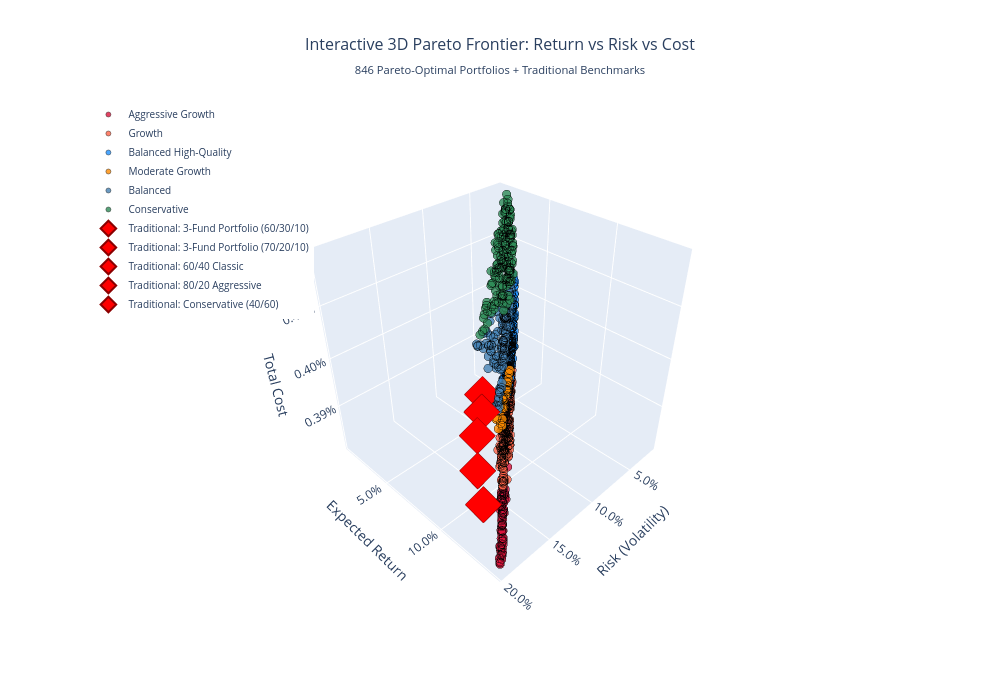

The code cell stored with this chart in its notebook:
### Markdown cell above
## 2. Interactive 3D Pareto Frontier Visualization

Let's create comprehensive 3D visualizations to explore the trade-offs between return, risk, and cost across all 846 Pareto-optimal portfolios.

### Code cell
# Create comprehensive 3D Pareto frontier visualizations
print("🎨 Creating interactive 3D Pareto frontier visualization...")

# First, let's examine the data structure
print("\\n🔍 Data Structure Inspection:")
print(f"Pareto results columns: {list(pareto_results_df.columns)}")
print(f"Bogleheads comparison columns: {list(bogleheads_comparison_df.columns)}")

# Prepare data for visualization
pareto_viz_data = pareto_results_df.copy()

# Add portfolio categories based on characteristics
def categorize_portfolio(row):
    """Categorize portfolios based on risk-return characteristics."""
    risk = row['risk']
    ret = row['return']
    sharpe = row['sharpe_ratio']
    
    if risk < 0.05:  # Very low risk
        return "Conservative"
    elif risk < 0.10:  # Moderate risk
        if sharpe > 0.5:
            return "Balanced High-Quality"
        else:
            return "Balanced"
    elif risk < 0.15:  # Higher risk
        if ret > 0.08:
            return "Growth"
        else:
            return "Moderate Growth"
    else:  # High risk
        return "Aggressive Growth"

pareto_viz_data['Category'] = pareto_viz_data.apply(categorize_portfolio, axis=1)

# Color mapping for categories
color_map = {
    'Conservative': '#2E8B57',           # Sea Green
    'Balanced': '#4682B4',               # Steel Blue  
    'Balanced High-Quality': '#1E90FF',  # Dodger Blue
    'Moderate Growth': '#FF8C00',        # Dark Orange
    'Growth': '#FF6347',                 # Tomato
    'Aggressive Growth': '#DC143C'        # Crimson
}

# Create interactive 3D plot with Plotly
fig = go.Figure()

# Add Pareto frontier points
for category in pareto_viz_data['Category'].unique():
    category_data = pareto_viz_data[pareto_viz_data['Category'] == category]
    
    fig.add_trace(go.Scatter3d(
        x=category_data['risk'],
        y=category_data['return'],
        z=category_data['cost'],
        mode='markers',
        marker=dict(
            size=5,
            color=color_map.get(category, '#000000'),
            opacity=0.8,
            line=dict(color='black', width=0.5)
        ),
        name=category,
        text=[f"Portfolio {idx}<br>"
              f"Return: {ret:.2%}<br>"
              f"Risk: {risk:.2%}<br>"
              f"Cost: {cost:.3%}<br>"
              f"Sharpe: {sharpe:.3f}"
              for idx, ret, risk, cost, sharpe in zip(
                  category_data.index,
                  category_data['return'],
                  category_data['risk'], 
                  category_data['cost'],
                  category_data['sharpe_ratio']
              )],
        hovertemplate='%{text}<extra></extra>'
    ))

# Add traditional benchmark portfolios for comparison
# Check available columns and use appropriate column name
benchmark_name_col = None
for col in ['portfolio_name', 'name', 'Portfolio', 'portfolio']:
    if col in bogleheads_comparison_df.columns:
        benchmark_name_col = col
        break

if benchmark_name_col is None:
    # Use index as name if no name column found
    benchmark_name_col = 'index'
    bogleheads_comparison_df['index'] = bogleheads_comparison_df.index

benchmark_points = []
for idx, row in bogleheads_comparison_df.iterrows():
    benchmark_points.append({
        'name': row[benchmark_name_col] if benchmark_name_col != 'index' else str(idx),
        'risk': row['risk'],
        'return': row['return'], 
        'cost': row['cost'],
        'sharpe': row['sharpe_ratio']
    })

# Plot benchmark portfolios as larger, distinct markers
for benchmark in benchmark_points:
    fig.add_trace(go.Scatter3d(
        x=[benchmark['risk']],
        y=[benchmark['return']],
        z=[benchmark['cost']],
        mode='markers',
        marker=dict(
            size=12,
            color='red',
            symbol='diamond',
            opacity=1.0,
            line=dict(color='darkred', width=2)
        ),
        name=f"Traditional: {benchmark['name']}",
        text=f"Traditional Portfolio: {benchmark['name']}<br>"
             f"Return: {benchmark['return']:.2%}<br>"
             f"Risk: {benchmark['risk']:.2%}<br>"
             f"Cost: {benchmark['cost']:.3%}<br>"
             f"Sharpe: {benchmark['sharpe']:.3f}",
        hovertemplate='%{text}<extra></extra>',
        showlegend=True
    ))

# Update layout for better visualization
fig.update_layout(
    title={
        'text': 'Interactive 3D Pareto Frontier: Return vs Risk vs Cost<br><sub>846 Pareto-Optimal Portfolios + Traditional Benchmarks</sub>',
        'x': 0.5,
        'xanchor': 'center',
        'font': {'size': 16}
    },
    scene=dict(
        xaxis_title='Risk (Volatility)',
        yaxis_title='Expected Return',
        zaxis_title='Total Cost',
        camera=dict(
            eye=dict(x=1.5, y=1.5, z=1.5)
        ),
        xaxis=dict(
            tickformat='.1%',
            title_font=dict(size=14)
        ),
        yaxis=dict(
            tickformat='.1%',
            title_font=dict(size=14)
        ),
        zaxis=dict(
            tickformat='.2%',
            title_font=dict(size=14)
        )
    ),
    width=1000,
    height=700,
    legend=dict(
        orientation="v",
        yanchor="top",
        y=1,
        xanchor="left",
        x=0.01,
        font=dict(size=10)
    )
)

# Display the interactive plot
fig.show()

# Print summary statistics by category
print(f"\\n📊 PARETO FRONTIER ANALYSIS BY CATEGORY:")
print("-" * 60)

category_stats = pareto_viz_data.groupby('Category').agg({
    'return': ['count', 'mean', 'min', 'max'],
    'risk': ['mean', 'min', 'max'],
    'cost': ['mean', 'min', 'max'],
    'sharpe_ratio': ['mean', 'min', 'max']
}).round(4)

for category in pareto_viz_data['Category'].unique():
    cat_data = pareto_viz_data[pareto_viz_data['Category'] == category]
    count = len(cat_data)
    avg_return = cat_data['return'].mean()
    avg_risk = cat_data['risk'].mean()
    avg_cost = cat_data['cost'].mean()
    avg_sharpe = cat_data['sharpe_ratio'].mean()
    
    print(f"{category}:")
    print(f"  Count: {count} portfolios")
    print(f"  Avg Return: {avg_return:.2%}")
    print(f"  Avg Risk: {avg_risk:.2%}")
    print(f"  Avg Cost: {avg_cost:.3%}")
    print(f"  Avg Sharpe: {avg_sharpe:.3f}")
    print()

print(f"🎯 Key Insights:")
print(f"  📈 Total Pareto portfolios: {len(pareto_viz_data)}")
print(f"  🎨 Portfolio categories: {len(pareto_viz_data['Category'].unique())}")
print(f"  🏆 Best Sharpe ratio: {pareto_viz_data['sharpe_ratio'].max():.3f}")
print(f"  📊 Return range: {pareto_viz_data['return'].min():.2%} - {pareto_viz_data['return'].max():.2%}")
print(f"  ⚖️  Risk range: {pareto_viz_data['risk'].min():.2%} - {pareto_viz_data['risk'].max():.2%}")
print(f"  💰 Cost range: {pareto_viz_data['cost'].min():.3%} - {pareto_viz_data['cost'].max():.3%}")

print(f"\\n✅ Interactive 3D Pareto frontier visualization completed!")

### Figure 1 — Plotly figure (JSON) as saved in the notebook; plotly's stock layout.template omitted (floating-point values rounded to 4 significant figures; data arrays with more than 128 entries replaced by an {"elided": "..."} marker saying what was removed)
{"data": [{"hovertemplate": "%{text}<extra></extra>", "marker": {"color": "#DC143C", "line": {"color": "black", "width": 0.5}, "opacity": 0.8, "size": 5}, "mode": "markers", "name": "Aggressive Growth", "text": ["Portfolio 0<br>Return: 14.28%<br>Risk: 19.54%<br>Cost: 0.382%<br>Sharpe: 0.628", "Portfolio 1<br>Return: 14.27%<br>Risk: 19.54%<br>Cost: 0.382%<br>Sharpe: 0.628", "Portfolio 2<br>Return: 14.23%<br>Risk: 19.47%<br>Cost: 0.382%<br>Sharpe: 0.628", "Portfolio 3<br>Return: 14.20%<br>Risk: 19.45%<br>Cost: 0.382%<br>Sharpe: 0.627", "Portfolio 4<br>Return: 14.15%<br>Risk: 19.44%<br>Cost: 0.383%<br>Sharpe: 0.625", "Portfolio 5<br>Return: 14.06%<br>Risk: 19.08%<br>Cost: 0.382%<br>Sharpe: 0.632", "Portfolio 6<br>Return: 13.95%<br>Risk: 19.01%<br>Cost: 0.382%<br>Sharpe: 0.628", "Portfolio 7<br>Return: 13.94%<br>Risk: 18.86%<br>Cost: 0.382%<br>Sharpe: 0.633", "Portfolio 8<br>Return: 13.94%<br>Risk: 18.89%<br>Cost: 0.382%<br>Sharpe: 0.632", "Portfolio 9<br>Return: 13.92%<br>Risk: 18.86%<br>Cost: 0.382%<br>Sharpe: 0.632", "Portfolio 10<br>Return: 13.86%<br>Risk: 18.76%<br>Cost: 0.383%<br>Sharpe: 0.632", "Portfolio 11<br>Return: 13.77%<br>Risk: 18.80%<br>Cost: 0.382%<br>Sharpe: 0.626", "Portfolio 12<br>Return: 13.67%<br>Risk: 18.73%<br>Cost: 0.383%<br>Sharpe: 0.623", "Portfolio 13<br>Return: 13.66%<br>Risk: 18.65%<br>Cost: 0.382%<br>Sharpe: 0.625", "Portfolio 14<br>Return: 13.65%<br>Risk: 18.62%<br>Cost: 0.382%<br>Sharpe: 0.626", "Portfolio 15<br>Return: 13.53%<br>Risk: 18.37%<br>Cost: 0.382%<br>Sharpe: 0.627", "Portfolio 16<br>Return: 13.52%<br>Risk: 18.56%<br>Cost: 0.382%<br>Sharpe: 0.621", "Portfolio 17<br>Return: 13.52%<br>Risk: 18.20%<br>Cost: 0.383%<br>Sharpe: 0.633", "Portfolio 18<br>Return: 13.49%<br>Risk: 18.18%<br>Cost: 0.382%<br>Sharpe: 0.632", "Portfolio 19<br>Return: 13.31%<br>Risk: 18.13%<br>Cost: 0.383%<br>Sharpe: 0.624", "Portfolio 20<br>Return: 13.29%<br>Risk: 18.02%<br>Cost: 0.382%<br>Sharpe: 0.627", "Portfolio 21<br>Return: 13.27%<br>Risk: 17.87%<br>Cost: 0.382%<br>Sharpe: 0.631", "Portfolio 22<br>Return: 13.25%<br>Risk: 17.92%<br>Cost: 0.382%<br>Sharpe: 0.628", "Portfolio 23<br>Return: 13.06%<br>Risk: 17.82%<br>Cost: 0.383%<br>Sharpe: 0.621", "Portfolio 24<br>Return: 13.04%<br>Risk: 17.73%<br>Cost: 0.382%<br>Sharpe: 0.623", "Portfolio 25<br>Return: 12.98%<br>Risk: 17.63%<br>Cost: 0.383%<br>Sharpe: 0.623", "Portfolio 26<br>Return: 12.98%<br>Risk: 17.63%<br>Cost: 0.383%<br>Sharpe: 0.623", "Portfolio 27<br>Return: 12.97%<br>Risk: 17.53%<br>Cost: 0.385%<br>Sharpe: 0.626", "Portfolio 28<br>Return: 12.95%<br>Risk: 17.55%<br>Cost: 0.382%<br>Sharpe: 0.624", "Portfolio 29<br>Return: 12.92%<br>Risk: 17.41%<br>Cost: 0.386%<br>Sharpe: 0.627", "Portfolio 30<br>Return: 12.90%<br>Risk: 17.53%<br>Cost: 0.386%<br>Sharpe: 0.622", "Portfolio 31<br>Return: 12.90%<br>Risk: 17.44%<br>Cost: 0.386%<br>Sharpe: 0.625", "Portfolio 32<br>Return: 12.89%<br>Risk: 17.40%<br>Cost: 0.382%<br>Sharpe: 0.626", "Portfolio 33<br>Return: 12.79%<br>Risk: 17.33%<br>Cost: 0.383%<br>Sharpe: 0.622", "Portfolio 34<br>Return: 12.77%<br>Risk: 17.37%<br>Cost: 0.383%<br>Sharpe: 0.620", "Portfolio 35<br>Return: 12.74%<br>Risk: 17.28%<br>Cost: 0.385%<br>Sharpe: 0.622", "Portfolio 36<br>Return: 12.71%<br>Risk: 17.09%<br>Cost: 0.386%<br>Sharpe: 0.627", "Portfolio 37<br>Return: 12.66%<br>Risk: 17.16%<br>Cost: 0.382%<br>Sharpe: 0.621", "Portfolio 38<br>Return: 12.66%<br>Risk: 17.21%<br>Cost: 0.382%<br>Sharpe: 0.620", "Portfolio 39<br>Return: 12.63%<br>Risk: 17.02%<br>Cost: 0.386%<br>Sharpe: 0.625", "Portfolio 40<br>Return: 12.61%<br>Risk: 16.74%<br>Cost: 0.387%<br>Sharpe: 0.634", "Portfolio 41<br>Return: 12.60%<br>Risk: 17.13%<br>Cost: 0.383%<br>Sharpe: 0.619", "Portfolio 42<br>Return: 12.57%<br>Risk: 16.99%<br>Cost: 0.382%<br>Sharpe: 0.622", "Portfolio 43<br>Return: 12.52%<br>Risk: 16.94%<br>Cost: 0.385%<br>Sharpe: 0.621", "Portfolio 44<br>Return: 12.41%<br>Risk: 16.86%<br>Cost: 0.383%<br>Sharpe: 0.617", "Portfolio 45<br>Return: 12.38%<br>Risk: 16.53%<br>Cost: 0.388%<br>Sharpe: 0.628", "Portfolio 46<br>Return: 12.36%<br>Risk: 16.75%<br>Cost: 0.384%<br>Sharpe: 0.618", "Portfolio 47<br>Return: 12.36%<br>Risk: 16.75%<br>Cost: 0.384%<br>Sharpe: 0.618", "Portfolio 48<br>Return: 12.36%<br>Risk: 16.75%<br>Cost: 0.384%<br>Sharpe: 0.618", "Portfolio 49<br>Return: 12.28%<br>Risk: 16.73%<br>Cost: 0.387%<br>Sharpe: 0.615", "Portfolio 50<br>Return: 12.24%<br>Risk: 16.73%<br>Cost: 0.385%<br>Sharpe: 0.612", "Portfolio 51<br>Return: 12.24%<br>Risk: 16.69%<br>Cost: 0.387%<br>Sharpe: 0.613", "Portfolio 52<br>Return: 12.20%<br>Risk: 16.52%<br>Cost: 0.385%<br>Sharpe: 0.617", "Portfolio 53<br>Return: 12.18%<br>Risk: 16.46%<br>Cost: 0.388%<br>Sharpe: 0.618", "Portfolio 54<br>Return: 12.18%<br>Risk: 16.24%<br>Cost: 0.387%<br>Sharpe: 0.627", "Portfolio 55<br>Return: 12.14%<br>Risk: 16.24%<br>Cost: 0.382%<br>Sharpe: 0.624", "Portfolio 56<br>Return: 12.03%<br>Risk: 16.21%<br>Cost: 0.388%<br>Sharpe: 0.619", "Portfolio 57<br>Return: 11.99%<br>Risk: 15.95%<br>Cost: 0.387%<br>Sharpe: 0.626", "Portfolio 58<br>Return: 11.92%<br>Risk: 16.23%<br>Cost: 0.384%<br>Sharpe: 0.611", "Portfolio 59<br>Return: 11.90%<br>Risk: 16.18%<br>Cost: 0.385%<br>Sharpe: 0.612", "Portfolio 60<br>Return: 11.82%<br>Risk: 15.89%<br>Cost: 0.385%<br>Sharpe: 0.618", "Portfolio 61<br>Return: 11.78%<br>Risk: 16.12%<br>Cost: 0.384%<br>Sharpe: 0.607", "Portfolio 62<br>Return: 11.76%<br>Risk: 15.70%<br>Cost: 0.384%<br>Sharpe: 0.622", "Portfolio 63<br>Return: 11.67%<br>Risk: 16.15%<br>Cost: 0.383%<br>Sharpe: 0.599", "Portfolio 64<br>Return: 11.66%<br>Risk: 15.83%<br>Cost: 0.383%<br>Sharpe: 0.610", "Portfolio 65<br>Return: 11.65%<br>Risk: 15.80%<br>Cost: 0.383%<br>Sharpe: 0.611", "Portfolio 66<br>Return: 11.62%<br>Risk: 15.62%<br>Cost: 0.383%<br>Sharpe: 0.616", "Portfolio 67<br>Return: 11.58%<br>Risk: 15.89%<br>Cost: 0.381%<br>Sharpe: 0.603", "Portfolio 68<br>Return: 11.54%<br>Risk: 15.10%<br>Cost: 0.390%<br>Sharpe: 0.632", "Portfolio 69<br>Return: 11.53%<br>Risk: 15.51%<br>Cost: 0.384%<br>Sharpe: 0.614", "Portfolio 70<br>Return: 11.50%<br>Risk: 15.41%<br>Cost: 0.384%<br>Sharpe: 0.617", "Portfolio 71<br>Return: 11.40%<br>Risk: 15.51%<br>Cost: 0.383%<br>Sharpe: 0.606", "Portfolio 72<br>Return: 11.38%<br>Risk: 15.30%<br>Cost: 0.388%<br>Sharpe: 0.613", "Portfolio 74<br>Return: 11.32%<br>Risk: 15.44%<br>Cost: 0.384%<br>Sharpe: 0.604", "Portfolio 75<br>Return: 11.23%<br>Risk: 15.15%<br>Cost: 0.384%<br>Sharpe: 0.609", "Portfolio 78<br>Return: 11.14%<br>Risk: 15.26%<br>Cost: 0.382%<br>Sharpe: 0.599", "Portfolio 79<br>Return: 11.13%<br>Risk: 15.13%<br>Cost: 0.386%<br>Sharpe: 0.603", "Portfolio 80<br>Return: 11.12%<br>Risk: 15.04%<br>Cost: 0.384%<br>Sharpe: 0.606"], "type": "scatter3d", "x": [0.1954, 0.1954, 0.1947, 0.1945, 0.1944, 0.1908, 0.1901, 0.1886, 0.1889, 0.1886, 0.1876, 0.188, 0.1873, 0.1865, 0.1862, 0.1837, 0.1856, 0.182, 0.1818, 0.1813, 0.1802, 0.1787, 0.1792, 0.1782, 0.1773, 0.1763, 0.1763, 0.1753, 0.1755, 0.1741, 0.1753, 0.1744, 0.174, 0.1733, 0.1737, 0.1728, 0.1709, 0.1716, 0.1721, 0.1702, 0.1674, 0.1713, 0.1699, 0.1694, 0.1686, 0.1653, 0.1675, 0.1675, 0.1675, 0.1673, 0.1673, 0.1669, 0.1652, 0.1646, 0.1624, 0.1624, 0.1621, 0.1595, 0.1623, 0.1618, 0.1589, 0.1612, 0.157, 0.1615, 0.1583, 0.158, 0.1562, 0.1589, 0.151, 0.1551, 0.1541, 0.1551, 0.153, 0.1544, 0.1515, 0.1526, 0.1513, 0.1504], "y": [0.1428, 0.1427, 0.1423, 0.142, 0.1415, 0.1406, 0.1395, 0.1394, 0.1394, 0.1392, 0.1386, 0.1377, 0.1367, 0.1366, 0.1365, 0.1353, 0.1352, 0.1352, 0.1349, 0.1331, 0.1329, 0.1327, 0.1325, 0.1306, 0.1304, 0.1298, 0.1298, 0.1297, 0.1295, 0.1292, 0.129, 0.129, 0.1289, 0.1279, 0.1277, 0.1274, 0.1271, 0.1266, 0.1266, 0.1263, 0.1261, 0.126, 0.1257, 0.1252, 0.1241, 0.1238, 0.1236, 0.1236, 0.1236, 0.1228, 0.1224, 0.1224, 0.122, 0.1218, 0.1218, 0.1214, 0.1203, 0.1199, 0.1192, 0.119, 0.1182, 0.1178, 0.1176, 0.1167, 0.1166, 0.1165, 0.1162, 0.1158, 0.1154, 0.1153, 0.115, 0.114, 0.1138, 0.1132, 0.1123, 0.1114, 0.1113, 0.1112], "z": [0.00382, 0.003822, 0.003821, 0.003822, 0.003827, 0.003816, 0.003821, 0.003824, 0.003818, 0.003821, 0.003829, 0.003823, 0.00383, 0.003824, 0.00382, 0.003824, 0.003821, 0.003827, 0.003818, 0.003827, 0.003818, 0.003822, 0.003821, 0.003834, 0.003824, 0.003825, 0.003825, 0.003851, 0.003825, 0.003862, 0.003861, 0.003857, 0.003821, 0.003833, 0.003827, 0.003852, 0.00386, 0.003825, 0.003824, 0.003857, 0.003874, 0.003832, 0.00382, 0.003851, 0.00383, 0.003878, 0.003838, 0.003838, 0.003838, 0.003869, 0.00385, 0.003875, 0.003851, 0.003875, 0.003865, 0.003824, 0.003877, 0.003869, 0.003835, 0.003849, 0.003852, 0.003845, 0.003838, 0.003828, 0.003835, 0.003832, 0.003825, 0.003812, 0.003896, 0.00384, 0.003842, 0.00383, 0.003877, 0.003841, 0.003842, 0.003816, 0.003861, 0.00384]}, {"hovertemplate": "%{text}<extra></extra>", "marker": {"color": "#FF6347", "line": {"color": "black", "width": 0.5}, "opacity": 0.8, "size": 5}, "mode": "markers", "name": "Growth", "text": {"elided": "234 str values"}, "type": "scatter3d", "x": {"elided": "234 float values"}, "y": {"elided": "234 float values"}, "z": {"elided": "234 float values"}}, {"hovertemplate": "%{text}<extra></extra>", "marker": {"color": "#1E90FF", "line": {"color": "black", "width": 0.5}, "opacity": 0.8, "size": 5}, "mode": "markers", "name": "Balanced High-Quality", "text": {"elided": "204 str values"}, "type": "scatter3d", "x": {"elided": "204 float values"}, "y": {"elided": "204 float values"}, "z": {"elided": "204 float values"}}, {"hovertemplate": "%{text}<extra></extra>", "marker": {"color": "#FF8C00", "line": {"color": "black", "width": 0.5}, "opacity": 0.8, "size": 5}, "mode": "markers", "name": "Moderate Growth", "text": ["Portfolio 313<br>Return: 7.99%<br>Risk: 10.15%<br>Cost: 0.397%<br>Sharpe: 0.590", "Portfolio 314<br>Return: 7.99%<br>Risk: 10.05%<br>Cost: 0.397%<br>Sharpe: 0.596", "Portfolio 315<br>Return: 7.98%<br>Risk: 10.50%<br>Cost: 0.393%<br>Sharpe: 0.570", "Portfolio 316<br>Return: 7.98%<br>Risk: 10.87%<br>Cost: 0.386%<br>Sharpe: 0.550", "Portfolio 317<br>Return: 7.96%<br>Risk: 10.33%<br>Cost: 0.393%<br>Sharpe: 0.577", "Portfolio 318<br>Return: 7.95%<br>Risk: 10.20%<br>Cost: 0.395%<br>Sharpe: 0.584", "Portfolio 319<br>Return: 7.95%<br>Risk: 10.14%<br>Cost: 0.396%<br>Sharpe: 0.586", "Portfolio 321<br>Return: 7.92%<br>Risk: 10.23%<br>Cost: 0.393%<br>Sharpe: 0.578", "Portfolio 324<br>Return: 7.89%<br>Risk: 10.14%<br>Cost: 0.394%<br>Sharpe: 0.581", "Portfolio 325<br>Return: 7.88%<br>Risk: 10.73%<br>Cost: 0.387%<br>Sharpe: 0.548", "Portfolio 332<br>Return: 7.82%<br>Risk: 10.16%<br>Cost: 0.393%<br>Sharpe: 0.573", "Portfolio 334<br>Return: 7.81%<br>Risk: 10.59%<br>Cost: 0.390%<br>Sharpe: 0.549", "Portfolio 335<br>Return: 7.80%<br>Risk: 10.85%<br>Cost: 0.386%<br>Sharpe: 0.535", "Portfolio 336<br>Return: 7.80%<br>Risk: 10.04%<br>Cost: 0.393%<br>Sharpe: 0.577", "Portfolio 337<br>Return: 7.79%<br>Risk: 10.55%<br>Cost: 0.389%<br>Sharpe: 0.549", "Portfolio 342<br>Return: 7.76%<br>Risk: 10.41%<br>Cost: 0.389%<br>Sharpe: 0.553", "Portfolio 343<br>Return: 7.75%<br>Risk: 10.03%<br>Cost: 0.395%<br>Sharpe: 0.573", "Portfolio 348<br>Return: 7.68%<br>Risk: 10.01%<br>Cost: 0.393%<br>Sharpe: 0.568", "Portfolio 351<br>Return: 7.67%<br>Risk: 10.32%<br>Cost: 0.391%<br>Sharpe: 0.549", "Portfolio 362<br>Return: 7.58%<br>Risk: 10.20%<br>Cost: 0.391%<br>Sharpe: 0.547", "Portfolio 363<br>Return: 7.57%<br>Risk: 10.29%<br>Cost: 0.391%<br>Sharpe: 0.541", "Portfolio 366<br>Return: 7.56%<br>Risk: 10.27%<br>Cost: 0.391%<br>Sharpe: 0.541", "Portfolio 367<br>Return: 7.54%<br>Risk: 10.75%<br>Cost: 0.385%<br>Sharpe: 0.516", "Portfolio 368<br>Return: 7.53%<br>Risk: 10.24%<br>Cost: 0.391%<br>Sharpe: 0.540", "Portfolio 375<br>Return: 7.46%<br>Risk: 10.32%<br>Cost: 0.388%<br>Sharpe: 0.529", "Portfolio 385<br>Return: 7.35%<br>Risk: 10.26%<br>Cost: 0.389%<br>Sharpe: 0.522", "Portfolio 396<br>Return: 7.23%<br>Risk: 10.19%<br>Cost: 0.389%<br>Sharpe: 0.514", "Portfolio 401<br>Return: 7.18%<br>Risk: 10.44%<br>Cost: 0.386%<br>Sharpe: 0.496", "Portfolio 402<br>Return: 7.18%<br>Risk: 10.51%<br>Cost: 0.386%<br>Sharpe: 0.492"], "type": "scatter3d", "x": [0.1015, 0.1005, 0.105, 0.1087, 0.1033, 0.102, 0.1014, 0.1023, 0.1014, 0.1073, 0.1016, 0.1059, 0.1085, 0.1004, 0.1055, 0.1041, 0.1003, 0.1001, 0.1032, 0.102, 0.1029, 0.1027, 0.1075, 0.1024, 0.1032, 0.1026, 0.1019, 0.1044, 0.1051], "y": [0.07992, 0.07986, 0.07983, 0.07978, 0.07957, 0.07953, 0.07948, 0.07919, 0.07886, 0.07883, 0.07819, 0.07813, 0.07803, 0.07796, 0.07791, 0.07756, 0.0775, 0.07684, 0.07667, 0.07584, 0.07567, 0.07555, 0.07544, 0.07531, 0.07463, 0.07352, 0.07233, 0.0718, 0.07178], "z": [0.003969, 0.003974, 0.003926, 0.003862, 0.003932, 0.003949, 0.003956, 0.003934, 0.003941, 0.003874, 0.003931, 0.003899, 0.003863, 0.003933, 0.003894, 0.003893, 0.003945, 0.003927, 0.003908, 0.003912, 0.003908, 0.003909, 0.003845, 0.003909, 0.00388, 0.003887, 0.003895, 0.003861, 0.003858]}, {"hovertemplate": "%{text}<extra></extra>", "marker": {"color": "#4682B4", "line": {"color": "black", "width": 0.5}, "opacity": 0.8, "size": 5}, "mode": "markers", "name": "Balanced", "text": {"elided": "131 str values"}, "type": "scatter3d", "x": {"elided": "131 float values"}, "y": {"elided": "131 float values"}, "z": {"elided": "131 float values"}}, {"hovertemplate": "%{text}<extra></extra>", "marker": {"color": "#2E8B57", "line": {"color": "black", "width": 0.5}, "opacity": 0.8, "size": 5}, "mode": "markers", "name": "Conservative", "text": {"elided": "170 str values"}, "type": "scatter3d", "x": {"elided": "170 float values"}, "y": {"elided": "170 float values"}, "z": {"elided": "170 float values"}}, {"hovertemplate": "%{text}<extra></extra>", "marker": {"color": "red", "line": {"color": "darkred", "width": 2}, "opacity": 1, "size": 12, "symbol": "diamond"}, "mode": "markers", "name": "Traditional: 3-Fund Portfolio (60/30/10)", "showlegend": true, "text": "Traditional Portfolio: 3-Fund Portfolio (60/30/10)<br>Return: 11.98%<br>Risk: 18.61%<br>Cost: 0.395%<br>Sharpe: 0.536", "type": "scatter3d", "x": [0.1861], "y": [0.1198], "z": [0.00395]}, {"hovertemplate": "%{text}<extra></extra>", "marker": {"color": "red", "line": {"color": "darkred", "width": 2}, "opacity": 1, "size": 12, "symbol": "diamond"}, "mode": "markers", "name": "Traditional: 3-Fund Portfolio (70/20/10)", "showlegend": true, "text": "Traditional Portfolio: 3-Fund Portfolio (70/20/10)<br>Return: 12.62%<br>Risk: 18.96%<br>Cost: 0.390%<br>Sharpe: 0.560", "type": "scatter3d", "x": [0.1896], "y": [0.1262], "z": [0.0039]}, {"hovertemplate": "%{text}<extra></extra>", "marker": {"color": "red", "line": {"color": "darkred", "width": 2}, "opacity": 1, "size": 12, "symbol": "diamond"}, "mode": "markers", "name": "Traditional: 60/40 Classic", "showlegend": true, "text": "Traditional Portfolio: 60/40 Classic<br>Return: 7.90%<br>Risk: 13.07%<br>Cost: 0.392%<br>Sharpe: 0.451", "type": "scatter3d", "x": [0.1307], "y": [0.079], "z": [0.00392]}, {"hovertemplate": "%{text}<extra></extra>", "marker": {"color": "red", "line": {"color": "darkred", "width": 2}, "opacity": 1, "size": 12, "symbol": "diamond"}, "mode": "markers", "name": "Traditional: 80/20 Aggressive", "showlegend": true, "text": "Traditional Portfolio: 80/20 Aggressive<br>Return: 10.36%<br>Risk: 16.60%<br>Cost: 0.396%<br>Sharpe: 0.504", "type": "scatter3d", "x": [0.166], "y": [0.1036], "z": [0.00396]}, {"hovertemplate": "%{text}<extra></extra>", "marker": {"color": "red", "line": {"color": "darkred", "width": 2}, "opacity": 1, "size": 12, "symbol": "diamond"}, "mode": "markers", "name": "Traditional: Conservative (40/60)", "showlegend": true, "text": "Traditional Portfolio: Conservative (40/60)<br>Return: 5.44%<br>Risk: 9.90%<br>Cost: 0.388%<br>Sharpe: 0.348", "type": "scatter3d", "x": [0.09899], "y": [0.05441], "z": [0.00388]}], "layout": {"height": 700, "legend": {"font": {"size": 10}, "orientation": "v", "x": 0.01, "xanchor": "left", "y": 1, "yanchor": "top"}, "scene": {"camera": {"eye": {"x": 1.5, "y": 1.5, "z": 1.5}}, "xaxis": {"tickformat": ".1%", "title": {"font": {"size": 14}, "text": "Risk (Volatility)"}}, "yaxis": {"tickformat": ".1%", "title": {"font": {"size": 14}, "text": "Expected Return"}}, "zaxis": {"tickformat": ".2%", "title": {"font": {"size": 14}, "text": "Total Cost"}}}, "title": {"font": {"size": 16}, "text": "Interactive 3D Pareto Frontier: Return vs Risk vs Cost<br><sub>846 Pareto-Optimal Portfolios + Traditional Benchmarks</sub>", "x": 0.5, "xanchor": "center"}, "width": 1000}}
